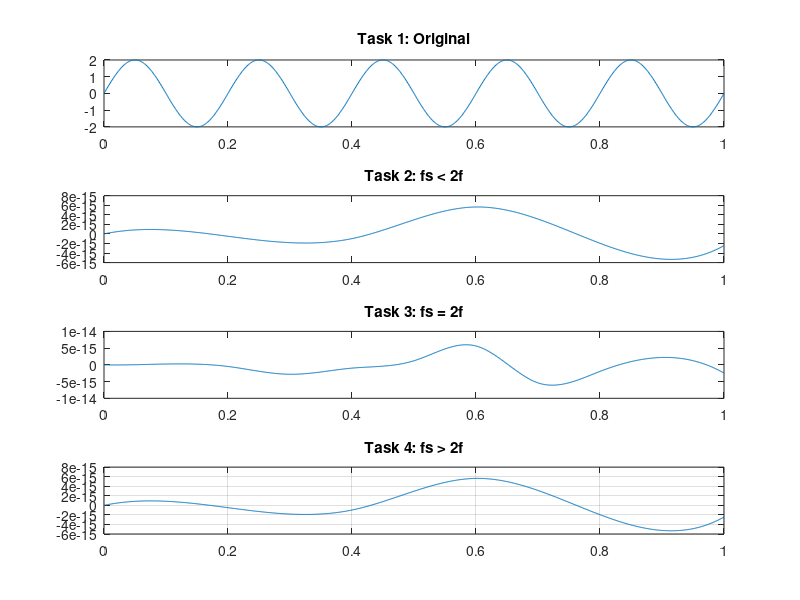

Write the MATLAB code that produced this figure.
f = input('Enter signal frequency: ');
t = 0:0.001:1;
x = 2*sin(2*pi*f*t);

% inputs of sampling freq
fs1 = input('Enter fs < 2f: ');
fs2 = 2*f;
fs3 = input('Enter fs > 2f: ');

% reconstruct (sampled time, sampled signal, original time)
x1 = spline(0:1/fs1:1,2*sin(2*pi*f*(0:1/fs1:1)),t);
x2 = spline(0:1/fs2:1,2*sin(2*pi*f*(0:1/fs2:1)),t);
x3 = spline(0:1/fs3:1,2*sin(2*pi*f*(0:1/fs3:1)),t);

subplot(4,1,1);
plot(t,x);
title('Task 1: Original');

subplot(4,1,2);
plot(t,x1);
title('Task 2: fs < 2f');

subplot(4,1,3);
plot(t,x2);
title('Task 3: fs = 2f');

subplot(4,1,4);
plot(t,x3);
title('Task 4: fs > 2f');

grid on;
